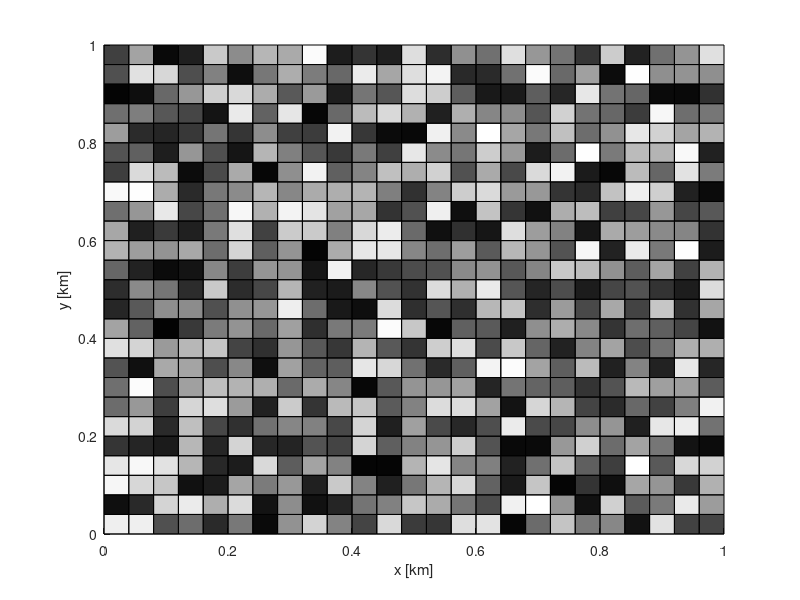
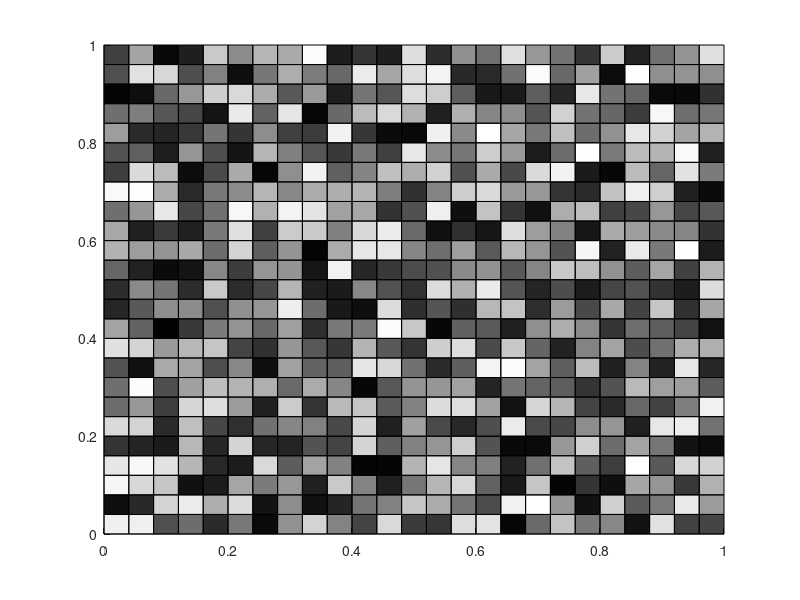

Write the MATLAB code that produced these figures, in order. (Note: this script raises an error after producing the figures.)
close all; clear all; clc

addpath([pwd '\..\..\Errata_Tutorials_DebugTools\Functions'])


n = 25;
m = 25;
sz = [n m]; % size of board
surface_grid = rand(n,m);
cells = [];
figure(1); hold on
xlabel('x [km]')
ylabel('y [km]')
for ind = 1:1:n
    yvec = [(ind-1)/n (ind-1)/n ind/n ind/n];
    for jind = 1:1:m
        xvec = [(jind-1)/m jind/m jind/m (jind-1)/m];
        face_alpha = surface_grid(ind,jind);
        fill(xvec,yvec,'black','FaceAlpha',face_alpha)
        cells(ind*jind).xv = xvec;
        cells(ind*jind).yv = yvec;
        cells(ind*jind).cost = face_alpha;
    end
end
figure(2); hold on
for ind = 1:1:n
    yvec = [(ind-1)/n (ind-1)/n ind/n ind/n];
    for jind = 1:1:m
        xvec = [(jind-1)/m jind/m jind/m (jind-1)/m];
        face_alpha = surface_grid(ind,jind);
        fill(xvec,yvec,'black','FaceAlpha',face_alpha)
        cells(ind*jind).xv = xvec;
        cells(ind*jind).yv = yvec;
        cells(ind*jind).cost = face_alpha;
    end
end
% generate map
Halton_seed = 10;
low_pt = 1+Halton_seed; high_pt = 30+Halton_seed; % range of Halton points to use to generate the tiling
trim_polytopes = fcn_MapGen_haltonVoronoiTiling([low_pt,high_pt],[1 1]);
% shink the polytopes so that they are no longer tiled
gap_size = 0.08; % desired average maximum radius
polytopes = fcn_MapGen_polytopesShrinkFromEdges(trim_polytopes,gap_size);
% plot the map

    fig = 2; % figure to plot on
    line_spec = 'b-'; % edge line plotting
    line_width = 2; % linewidth of the edge
    axes_limits = [0 1 0 1]; % x and y axes limits
    axis_style = 'square'; % plot axes style
    fcn_MapGen_plotPolytopes(polytopes,fig,line_spec,line_width,axes_limits,axis_style);
    hold on
    box on
    xlabel('x [km]')
    ylabel('y [km]')
    poly_map_stats = fcn_MapGen_polytopesStatistics(polytopes);
    my_title = sprintf('obstacle departure ratio: %2f',poly_map_stats.avg_r_D);
    title(my_title);


% make a grid Thrusday
% convert some grid cells to polytopes Friday-Monday
    % this means find departure ratio
    % find cricical traversal cost
    % note all cell vertices above critical cost
    % some polys are inside, some outside, some on edge
    % find overlapping polytopes
    % remove them from the list replacing them with their union()
    % non overlapping squares just get added to the list

% subtract polytopes from background and triangulate Monday-Tuesday
